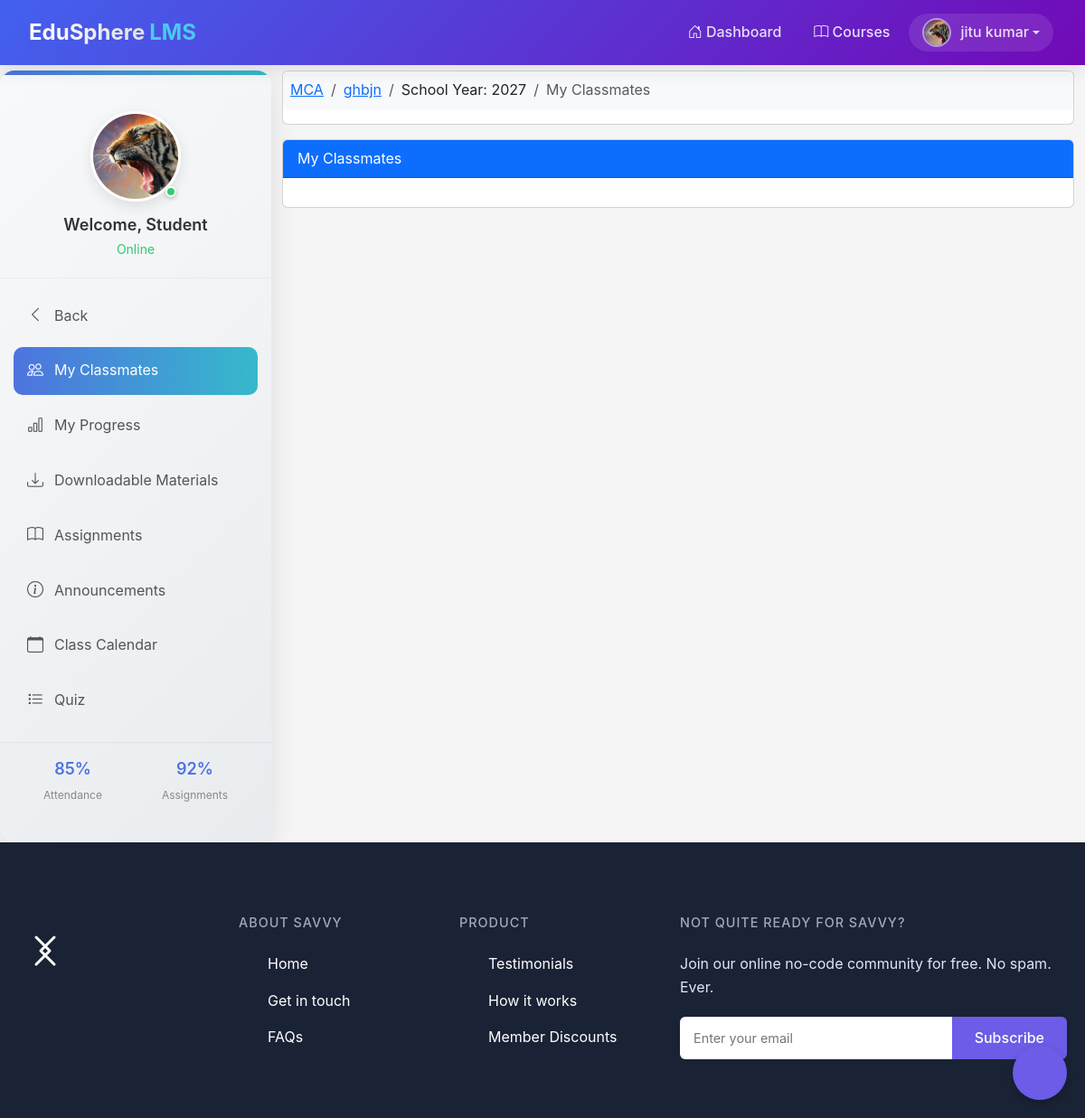
The page /student/my_classmates.php (signed in) on the database its author committed.
### tables this page shows
CREATE TABLE `student` (
  `student_id` int(11) NOT NULL,
  `firstname` varchar(100) NOT NULL,
  `lastname` varchar(100) NOT NULL,
  `class_id` int(11) NOT NULL,
  `department_id` int(30) NOT NULL,
  `username` varchar(100) NOT NULL,
  `password` varchar(100) NOT NULL,
  `location` varchar(100) NOT NULL,
  `status` varchar(100) NOT NULL
);

CREATE TABLE `class` (
  `class_id` int(11) NOT NULL,
  `class_name` varchar(100) NOT NULL
);

CREATE TABLE `subject` (
  `subject_id` int(11) NOT NULL,
  `subject_code` varchar(100) NOT NULL,
  `subject_title` varchar(100) NOT NULL,
  `category` varchar(100) NOT NULL,
  `description` longtext NOT NULL,
  `unit` int(11) NOT NULL,
  `Pre_req` varchar(100) NOT NULL,
  `semester` varchar(100) NOT NULL
);

CREATE TABLE `teacher_class` (
  `teacher_class_id` int(11) NOT NULL,
  `teacher_id` int(11) NOT NULL,
  `class_id` int(11) NOT NULL,
  `subject_id` int(11) NOT NULL,
  `thumbnails` varchar(100) NOT NULL,
  `school_year` varchar(100) NOT NULL
);

### student/session.php (called while the page is built, shortened)
<?php
$session_id = $_SESSION['id'];
?>

### student/my_classmates.php (the view, shortened to what this page needs)
<?php include('header_dashboard.php'); ?>
<?php include('session.php'); ?>
<?php include('dbcon.php'); ?>
<?php $get_id = $_GET['id']; ?>
<body>
    <?php include('navbar_student.php'); ?>
    <div class="container-fluid">
        <div class="row mt-2">
        <div class="col-md-3 student-sidebar d-none d-lg-block" id="sidebar">
    <div class="sidebar-profile">
        <div class="avatar-container">
            <img id="avatar" src="<?php echo $row['location']; ?>" alt="Student Profile">
            <div class="status-indicator"></div>
        </div>
        <h5>Welcome, Student</h5>
        <p class="student-status">Online</p>
    </div>
    <div class="sidebar-nav">
        <ul>
            <li class="<?php echo basename($_SERVER['PHP_SELF']) == 'dashboard_student.php' ? 'active' : ''; ?>">
                <a href="dashboard_student.php">
                    <i class="bi bi-chevron-left"></i>
                    <span>Back</span>
                </a>
            </li>
            <li class="active">
                <a href="my_classmates.php<?php echo '?id=' . $get_id; ?>">
                    <i class="bi bi-people"></i>
                    <span>My Classmates</span>
                </a>
            </li>
            <li>
                <a href="progress.php<?php echo '?id=' . $get_id; ?>">
                    <i class="bi bi-bar-chart"></i>
                    <span>My Progress</span>
                </a>
            </li>
            <li>
                <a href="downloadable_student.php<?php echo '?id=' . $get_id; ?>">
                    <i class="bi bi-download"></i>
                    <span>Downloadable Materials</span>
                </a>
            </li>
            <li>
                <a href="assignment_student.php<?php echo '?id=' . $get_id; ?>">
                    <i class="bi bi-book"></i>
                    <span>Assignments</span>
                </a>
            </li>
            <li>
                <a href="announcements_student.php<?php echo '?id=' . $get_id; ?>">
                    <i class="bi bi-info-circle"></i>
                    <span>Announcements</span>
                </a>
            </li>
            <li>
                <a href="class_calendar_student.php<?php echo '?id=' . $get_id; ?>">
                    <i class="bi bi-calendar"></i>
                    <span>Class Calendar</span>
                </a>
            </li>
            <li>
                <a href="student_quiz_list.php<?php echo '?id=' . $get_id; ?>">
                    <i class="bi bi-list-task"></i>
                    <span>Quiz</span>
                </a>
            </li>
        </ul>
    </div>
    <div class="sidebar-stats">
        <div class="stat-item">
            <span class="stat-value">85%</span>
            <span class="stat-label">Attendance</span>
        </div>
        <div class="stat-item">
            <span class="stat-value">92%</span>
            <span class="stat-label">Assignments</span>
        </div>
    </div>
</div>
            <div class="col-md-9">
                <?php $query = mysqli_query($conn,"SELECT * FROM teacher_class_student
                    LEFT JOIN teacher_class ON teacher_class.teacher_class_id = teacher_class_student.teacher_class_id
                    JOIN class ON class.class_id = teacher_class.class_id
                    JOIN subject ON subject.subject_id = teacher_class.subject_id
                    WHERE student_id = '$session_id'") or die(mysqli_error());
                $row = mysqli_fetch_array($query);
                ?>
                <nav aria-label="breadcrumb" class="card mb-3">
                    <ol class="breadcrumb bg-light p-2 rounded">
                        <li class="breadcrumb-item"><a href="#"><?php echo $row['class_name']; ?></a></li>
                        <li class="breadcrumb-item"><a href="#"><?php echo $row['subject_code']; ?></a></li>
                        <li class="breadcrumb-item">School Year: <?php echo $row['school_year']; ?></li>
                        <li class="breadcrumb-item active" aria-current="page">My Classmates</li>
                    </ol>
                </nav>
                <div class="card">
                    <div class="card-header bg-primary text-white">My Classmates</div>
                    <div class="card-body">
                    </div>
                </div>
            </div>
        </div>
    </div>
    <?php include('footer.php'); ?>
</body>
</html>

### student/navbar_student.php (shortened to what this page needs)
<nav class="navbar navbar-expand-lg navbar-dark fixed-top edu-navbar">
    <div class="container-fluid">
        <a class="navbar-brand" href="#">
            <span class="brand-text">EduSphere</span>
            <span class="brand-highlight">LMS</span>
        </a>
        <div class="collapse navbar-collapse" id="navbarNav">
            <ul class="navbar-nav ms-auto">
                <li class="nav-item">
                    <a class="nav-link navbar-link navbar-link-animation" href="dashboard_student.php">
                        <i class="bi bi-house-door"></i> Dashboard
                    </a>
                </li>
                <li class="nav-item">
                    <a class="nav-link navbar-link navbar-link-animation" href="courses.php">
                        <i class="bi bi-book"></i> Courses
                    </a>
                </li>
                <?php
                $query = mysqli_query($conn, "SELECT * FROM student WHERE student_id = '$session_id'") or die(mysqli_error());
                $row = mysqli_fetch_array($query);
                ?>
                <li class="nav-item dropdown">
                    <a class="nav-link navbar-link dropdown-toggle profile-link" href="#" id="studentDropdown" role="button" data-bs-toggle="dropdown">
                        <div class="avatar-container1">
                            <?php
                            $avatar = $row['location'] ? $row['location'] : 'default_avatar.png';
                            ?>
                            <img src="<?php echo $avatar; ?>" alt="Profile" class="avatar-img">
                        </div>
                        <span class="profile-name"><?php echo $row['firstname'] . " " . $row['lastname']; ?></span>
                    </a>
                </li>
            </ul>
        </div>
    </div>
</nav>

### student/styles.css (style rules this page uses)
.student-sidebar { height: 100%; background: linear-gradient(135deg, #f8f9fa 0%, #e9ecef 100%); border-radius: 16px; box-shadow: 0 8px 30px rgba(0, 0, 0, 0.1); padding: 25px 0; transition: all 0.3s ease; position: relative; overflow: hidden; }
.student-sidebar::before { content: ''; position: absolute; top: 0; left: 0; width: 100%; height: 5px; background: linear-gradient(90deg, #4e73df, #36b9cc); }
.sidebar-profile { padding: 20px; text-align: center; border-bottom: 1px solid rgba(0, 0, 0, 0.05); margin-bottom: 15px; }
.avatar-container { position: relative; width: 100px; height: 100px; margin: 0 auto 15px; }
#avatar { width: 100%; height: 100%; object-fit: cover; border-radius: 50%; border: 3px solid #fff; box-shadow: 0 5px 15px rgba(0, 0, 0, 0.1); transition: transform 0.3s ease; }
.status-indicator { position: absolute; bottom: 5px; right: 5px; width: 12px; height: 12px; background-color: #2ecc71; border-radius: 50%; border: 2px solid #fff; box-shadow: 0 2px 5px rgba(0, 0, 0, 0.2); }
.sidebar-profile h5 { margin: 0; font-size: 18px; font-weight: 600; color: #333; }
.student-status { font-size: 14px; color: #2ecc71; margin: 5px 0 0; }
.sidebar-nav { padding: 0 15px; }
.sidebar-nav ul { list-style: none; padding: 0; margin: 0; }
.sidebar-nav li { margin-bottom: 8px; border-radius: 10px; transition: all 0.2s ease; position: relative; }
.sidebar-nav li a { display: flex; align-items: center; padding: 12px 15px; text-decoration: none; color: #555; border-radius: 10px; transition: all 0.3s ease; }
.sidebar-nav li.active { background: linear-gradient(90deg, #4e73df, #36b9cc); }
.sidebar-nav li.active a { color: white; }
.sidebar-nav li i { font-size: 18px; margin-right: 12px; transition: transform 0.2s ease; }
.sidebar-nav li.active i { color: white; }
.sidebar-stats { display: flex; justify-content: space-around; padding: 15px; margin-top: 20px; border-top: 1px solid rgba(0, 0, 0, 0.05); }
.stat-item { text-align: center; }
.stat-value { display: block; font-size: 18px; font-weight: 600; color: #4e73df; }
.stat-label { font-size: 12px; color: #888; }
:root { --primary-color: #4361ee; --primary-dark: #3a56d4; --secondary-color: #7209b7; --accent-color: #4cc9f0; --text-light: #ffffff; --text-dark: #333333; --transition-speed: 0.3s; --box-shadow: 0 4px 20px rgba(0, 0, 0, 0.1); }
body { font-family: 'Poppins', sans-serif; padding-top: 70px; }
.edu-navbar { background: linear-gradient(135deg, var(--primary-color), var(--secondary-color)); padding: 12px 20px; box-shadow: var(--box-shadow); transition: all var(--transition-speed) ease; }
.navbar-brand { font-weight: 700; font-size: 1.5rem; display: flex; align-items: center; position: relative; }
.brand-text { background: linear-gradient(to right, #fff, #e0e0e0); -webkit-background-clip: text; background-clip: text; color: transparent; transition: all 0.3s ease; }
.brand-highlight { color: var(--accent-color); margin-left: 5px; position: relative; }
.brand-highlight::after { content: ''; position: absolute; bottom: -3px; left: 0; width: 100%; height: 2px; background-color: var(--accent-color); transform: scaleX(0); transform-origin: bottom right; transition: transform 0.3s ease; }
.navbar-link { color: rgba(255, 255, 255, 0.85) !important; font-weight: 500; padding: 8px 15px !important; border-radius: 6px; transition: all 0.3s ease; position: relative; margin: 0 3px; }
.navbar-link-animation::after { content: ''; position: absolute; bottom: 0; left: 50%; width: 0; height: 2px; background-color: var(--accent-color); transition: all 0.3s ease; transform: translateX(-50%); }
.profile-link { display: flex; align-items: center; padding: 5px 15px !important; background-color: rgba(255, 255, 255, 0.1); border-radius: 30px; transition: all 0.3s ease; }
.avatar-container1 { width: 32px; height: 32px; border-radius: 50%; overflow: hidden; margin-right: 10px; border: 2px solid rgba(255, 255, 255, 0.5); transition: all 0.3s ease; }
.avatar-img { width: 100%; height: 100%; object-fit: cover; }
.profile-name { max-width: 120px; white-space: nowrap; overflow: hidden; text-overflow: ellipsis; }

### student/footer.php (style rules this page uses)
* { margin: 0; padding: 0; box-sizing: border-box; font-family: -apple-system, BlinkMacSystemFont, "Segoe UI", Roboto, Helvetica, Arial, sans-serif; }
body { background-color: #f5f5f5; color: #333; line-height: 1.6; }

### rows shown on the page
student: location (picture), firstname "jitu", lastname "kumar"
class: class_name "MCA"
subject: subject_code "ghbjn"
teacher_class: school_year "2027"
